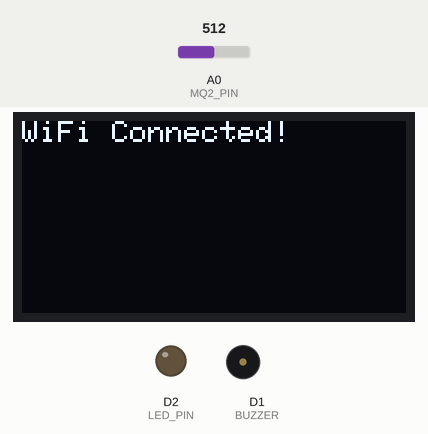
This sketch was run on a simulated ESP8266 (NodeMCU). Shown: 128×64 one-colour display, output pins drawn as LEDs (lit = HIGH), buzzer (waves = sounding, pin HIGH). The test bench sets the inputs (shaded band); at power-on: A0 (MQ2_PIN) = 512. WiFi joins after 1.5 s; servers stay silent unless stated; web services answer with replies made up by the test bench; what the sketch prints to the serial monitor is not drawn.

Above: at 1.6 s.
At 2.7 s:
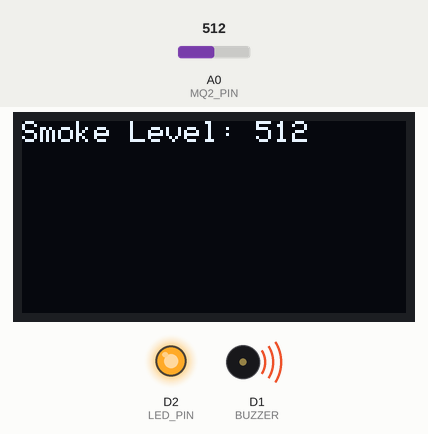
Timing chart, 0 to 4.2 s (numbered marks = the images above):
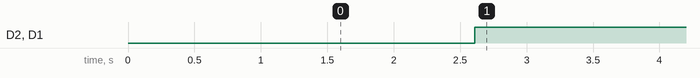

The sketch:

smoke_detector.ino
```cpp
#include <ESP8266WiFi.h>
#include <Wire.h>
#include <Adafruit_GFX.h>
#include <Adafruit_SSD1306.h>
#include <ESP8266HTTPClient.h>

#define MQ2_PIN A0
#define BUZZER D1
#define LED_PIN D2

#define SCREEN_WIDTH 128
#define SCREEN_HEIGHT 64
Adafruit_SSD1306 display(SCREEN_WIDTH, SCREEN_HEIGHT, &Wire, -1);

// Replace with your WiFi credentials
const char* ssid = "your-SSID";
const char* password = "your-PASSWORD";

// ThingSpeak Settings
const char* thingSpeakHost = "api.thingspeak.com";
String apiKey = "YOUR_THINGSPEAK_WRITE_API_KEY";

// IFTTT Webhook URL
const char* IFTTT_URL = "https://maker.ifttt.com/trigger/smoke_alert/with/key/YOUR_IFTTT_KEY";

// Alert threshold
int smokeThreshold = 400;

void setup() {
  pinMode(MQ2_PIN, INPUT);
  pinMode(BUZZER, OUTPUT);
  pinMode(LED_PIN, OUTPUT);

  Serial.begin(115200);
  WiFi.begin(ssid, password);

  display.begin(SSD1306_SWITCHCAPVCC, 0x3C);
  display.clearDisplay();
  display.setTextSize(1);
  display.setTextColor(WHITE);

  display.setCursor(0, 0);
  display.println("Connecting to WiFi...");
  display.display();

  while (WiFi.status() != WL_CONNECTED) {
    delay(500);
    Serial.print(".");
  }

  display.clearDisplay();
  display.setCursor(0, 0);
  display.println("WiFi Connected!");
  display.display();
  delay(1000);
}

void loop() {
  int smokeValue = analogRead(MQ2_PIN);
  Serial.println(smokeValue);

  // Display on OLED
  display.clearDisplay();
  display.setCursor(0, 0);
  display.print("Smoke Level: ");
  display.println(smokeValue);
  display.display();

  // Local Alert
  if (smokeValue > smokeThreshold) {
    digitalWrite(BUZZER, HIGH);
    digitalWrite(LED_PIN, HIGH);
    triggerIFTTTAlert(smokeValue);
  } else {
    digitalWrite(BUZZER, LOW);
    digitalWrite(LED_PIN, LOW);
  }

  // Upload to ThingSpeak
  sendToThingSpeak(smokeValue);

  delay(15000); // 15 seconds delay for ThingSpeak
}

void sendToThingSpeak(int value) {
  if (WiFi.status() == WL_CONNECTED) {
    WiFiClient client;
    if (client.connect(thingSpeakHost, 80)) {
      String postStr = "field1=" + String(value) + "&key=" + apiKey;
      client.println("POST /update HTTP/1.1");
      client.println("Host: api.thingspeak.com");
      client.println("Connection: close");
      client.println("Content-Type: application/x-www-form-urlencoded");
      client.print("Content-Length: ");
      client.println(postStr.length());
      client.println();
      client.print(postStr);
    }
    client.stop();
  }
}

void triggerIFTTTAlert(int value) {
  if (WiFi.status() == WL_CONNECTED) {
    HTTPClient http;
    http.begin(IFTTT_URL);
    http.addHeader("Content-Type", "application/json");

    String body = "{\"value1\":\"" + String(value) + "\",\"value2\":\"Smoke Detected\",\"value3\":\"Check Area Immediately!\"}";
    int httpCode = http.POST(body);
    http.end();
  }
}
```

Measured:
- by itself, D2 (LED_PIN), D1 (BUZZER): LOW → HIGH at 2.6 s
- what the display in image 0 shows lasts 1.0 s, from 1.6 s to 2.6 s
